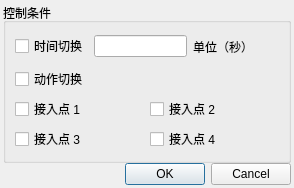
<?xml version="1.0" encoding="UTF-8"?>
<ui version="4.0">
 <class>dActionCondition</class>
 <widget class="QDialog" name="dActionCondition">
  <property name="geometry">
   <rect>
    <x>0</x>
    <y>0</y>
    <width>294</width>
    <height>188</height>
   </rect>
  </property>
  <property name="windowTitle">
   <string>Dialog</string>
  </property>
  <layout class="QVBoxLayout" name="verticalLayout">
   <property name="spacing">
    <number>0</number>
   </property>
   <property name="leftMargin">
    <number>3</number>
   </property>
   <property name="topMargin">
    <number>3</number>
   </property>
   <property name="rightMargin">
    <number>3</number>
   </property>
   <property name="bottomMargin">
    <number>3</number>
   </property>
   <item>
    <widget class="QGroupBox" name="groupBox">
     <property name="title">
      <string>控制条件</string>
     </property>
     <layout class="QGridLayout" name="gridLayout_2" rowstretch="1,3,1">
      <item row="0" column="0">
       <layout class="QHBoxLayout" name="horizontalLayout">
        <item>
         <widget class="QCheckBox" name="checkBox_time">
          <property name="text">
           <string>时间切换</string>
          </property>
         </widget>
        </item>
        <item>
         <widget class="QLineEdit" name="lineEdit"/>
        </item>
        <item>
         <widget class="QLabel" name="label">
          <property name="text">
           <string>单位（秒）</string>
          </property>
         </widget>
        </item>
        <item>
         <spacer name="horizontalSpacer">
          <property name="orientation">
           <enum>Qt::Horizontal</enum>
          </property>
          <property name="sizeHint" stdset="0">
           <size>
            <width>40</width>
            <height>20</height>
           </size>
          </property>
         </spacer>
        </item>
       </layout>
      </item>
      <item row="1" column="0">
       <widget class="QCheckBox" name="checkBox_action">
        <property name="text">
         <string>动作切换</string>
        </property>
       </widget>
      </item>
      <item row="2" column="0">
       <layout class="QGridLayout" name="gridLayout">
        <item row="0" column="0">
         <widget class="QCheckBox" name="checkBox_p1">
          <property name="text">
           <string>接入点 1</string>
          </property>
         </widget>
        </item>
        <item row="0" column="1">
         <widget class="QCheckBox" name="checkBox_p2">
          <property name="text">
           <string>接入点 2</string>
          </property>
         </widget>
        </item>
        <item row="1" column="0">
         <widget class="QCheckBox" name="checkBox_p3">
          <property name="text">
           <string>接入点 3</string>
          </property>
         </widget>
        </item>
        <item row="1" column="1">
         <widget class="QCheckBox" name="checkBox_p4">
          <property name="text">
           <string>接入点 4</string>
          </property>
         </widget>
        </item>
       </layout>
      </item>
     </layout>
    </widget>
   </item>
   <item>
    <widget class="QDialogButtonBox" name="buttonBox">
     <property name="orientation">
      <enum>Qt::Horizontal</enum>
     </property>
     <property name="standardButtons">
      <set>QDialogButtonBox::Cancel|QDialogButtonBox::Ok</set>
     </property>
    </widget>
   </item>
  </layout>
 </widget>
 <resources/>
 <connections>
  <connection>
   <sender>buttonBox</sender>
   <signal>accepted()</signal>
   <receiver>dActionCondition</receiver>
   <slot>accept()</slot>
   <hints>
    <hint type="sourcelabel">
     <x>248</x>
     <y>254</y>
    </hint>
    <hint type="destinationlabel">
     <x>157</x>
     <y>274</y>
    </hint>
   </hints>
  </connection>
  <connection>
   <sender>buttonBox</sender>
   <signal>rejected()</signal>
   <receiver>dActionCondition</receiver>
   <slot>reject()</slot>
   <hints>
    <hint type="sourcelabel">
     <x>316</x>
     <y>260</y>
    </hint>
    <hint type="destinationlabel">
     <x>286</x>
     <y>274</y>
    </hint>
   </hints>
  </connection>
 </connections>
</ui>
